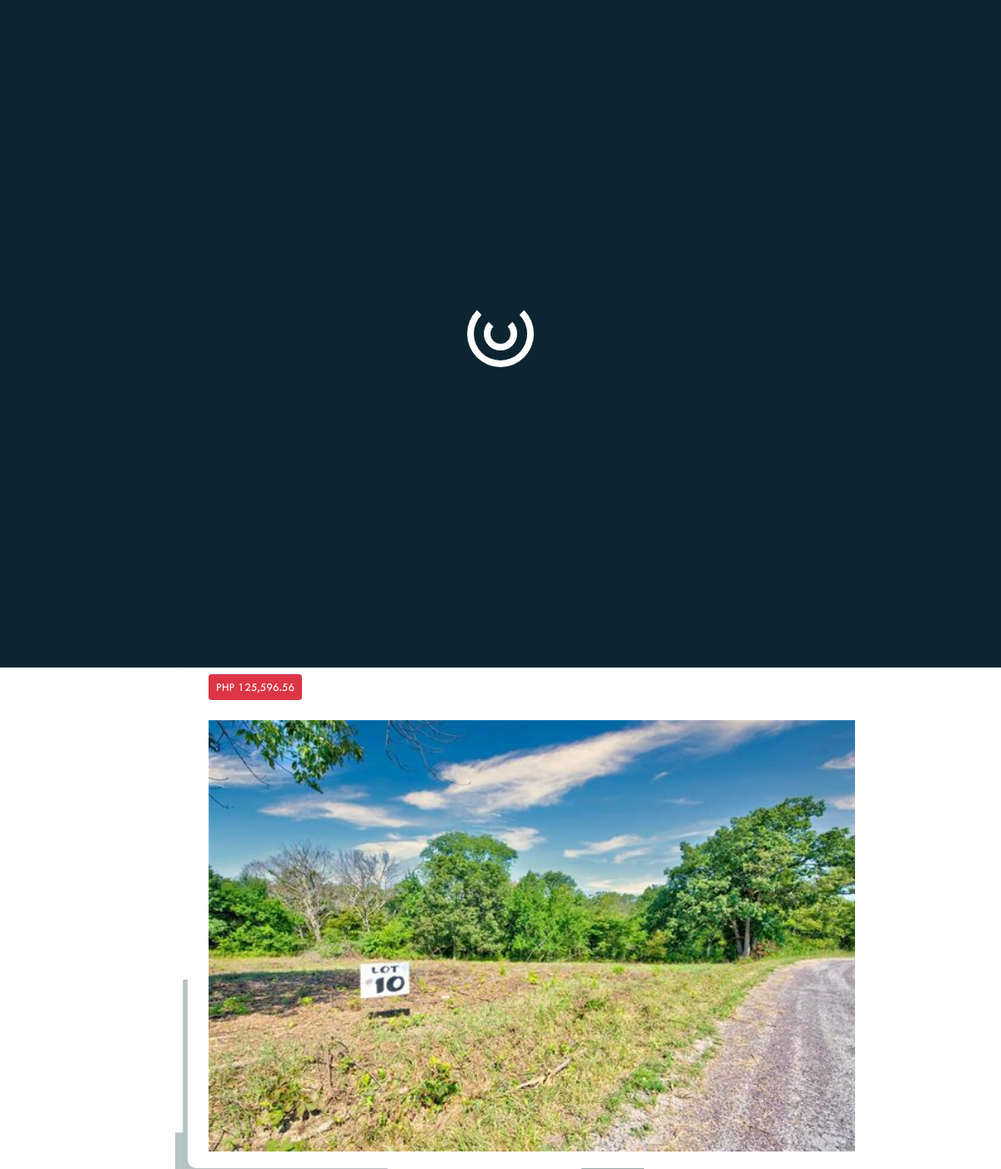
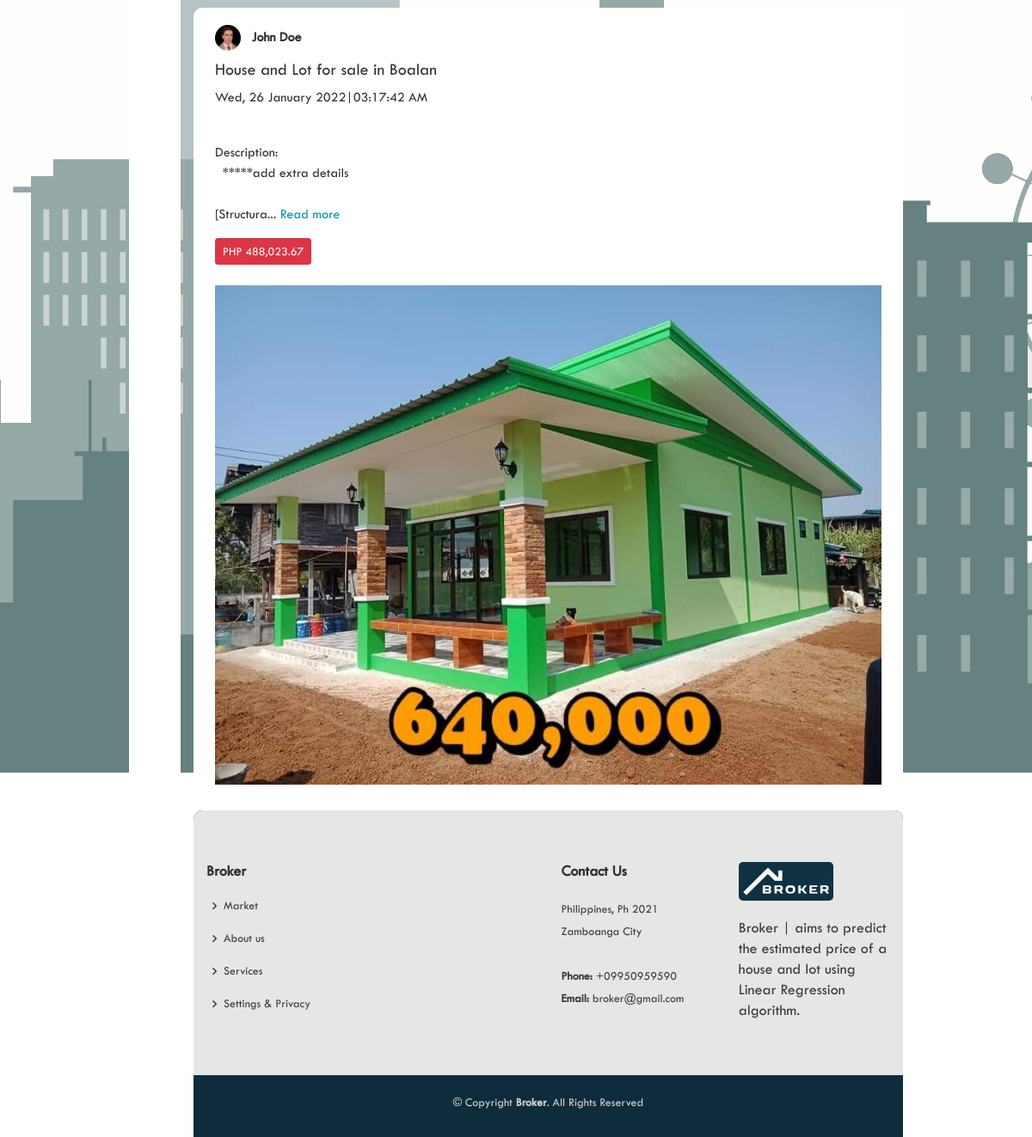
The app's page /my_profile (signed in) with its own data (2 pictures, top to bottom).
### broker/models.py (models this page shows)
class Post(db.Model):
    id = db.Column(db.Integer, primary_key=True)
    title = db.Column(db.String(200), nullable=False)
    content = db.Column(db.Text, nullable=False)
    price = db.Column(db.Integer, nullable=True)
    date_posted = db.Column(db.Text, nullable=False)
    img = db.Column(db.Text, unique=False, nullable=False)
    name = db.Column(db.Text, nullable=False)
    mimetype = db.Column(db.Text, nullable=False)
    img1 = db.Column(db.Text, unique=False, nullable=False)
    name1 = db.Column(db.Text, nullable=False)
    mimetype1 = db.Column(db.Text, nullable=False)
    img2 = db.Column(db.Text, unique=False, nullable=False)
    name2 = db.Column(db.Text, nullable=False)
    mimetype2 = db.Column(db.Text, nullable=False)
    user_id = db.Column(db.Integer, db.ForeignKey('user.id'))
    interests = db.relationship('Interest')

class User(db.Model, UserMixin):
    id = db.Column(db.Integer, primary_key=True)
    first_name = db.Column(db.String(150))
    last_name = db.Column(db.String(150))
    email = db.Column(db.String(150), unique=True)
    contact = db.Column(db.Text)
    password = db.Column(db.String(150))
    img = db.Column(db.Text, unique=False, nullable=True)
    name = db.Column(db.Text, nullable=True)
    mimetype = db.Column(db.Text, nullable=True)
    notes = db.relationship('Note')
    posts = db.relationship('Post')
    interests = db.relationship('Interest')
    internet = db.relationship('Internet')

### broker/views.py (the view)
@views.route('/my_profile', methods=['GET', 'POST'])
@login_required
def profile():
    post_reverse = list(reversed(Post.query.all()))
    return render_template("profile.html", user=current_user, post = post_reverse, fname=current_user.first_name, lname = current_user.last_name, email = current_user.email, contact = current_user.contact)

### broker/__init__.py (called while the page is built)
def create_app():
    app = Flask(__name__)
    app.config['SECRET_KEY'] = 'broker house and lot price prediction'
    app.config['SQLALCHEMY_DATABASE_URI'] = f'sqlite:///{DB_NAME}'
    db.init_app(app)
    from .views import views
    from .auth import auth
    app.register_blueprint(views, url_prefix='/')
    app.register_blueprint(auth, url_prefix='/')
    from .models import User, Note
    create_database(app)
    login_manager = LoginManager()
    login_manager.login_view = 'auth.login'
    login_manager.init_app(app)
    @login_manager.user_loader
    def load_user(id):
        return User.query.get(int(id))
    return app

### broker/templates/profile.html (shortened to what this page needs)
{% extends "base.html" %}  {% block headtype %}header{% endblock%}
 {% block icon2 %}fa fa-user-circle{%endblock%} {%
block content %}
<div class="det">
  <section class="test" data-aos="fade" id="profile_test">
    <div class="container">
      <div class="test-item">
        <h3 style="text-transform: capitalize">{{ fname }} {{ lname }}</h3>
        <h4>Profile</h4>
      </div>
    </div>
    <div class="container">
      <div class="test-item">
        <h4>{{email}} | {{contact}}</h4>
      </div>
    </div>
    <div class="container" id="profile_1f">
      <div class="profile_content">
        <button
          class="btn btn-light btn-sm"
          type="button"
          data-toggle="modal"
          data-target="#exampleModal"
        >
        </button>
      </div>
    </div>
  </section>
      <div class="profile_my_post" id="head_profile">
        <h5>My Post</h5>
        <div>
          <a
            href="/my_wishlist"
            class="btn btn-light btn-sm"
            data-toggle="tooltip"
            data-placement="bottom"
            title="My wishlist"
            ></a>
          <a
            href="/predict"
            class="btn btn-info btn-sm"
            data-toggle="tooltip"
            data-placement="bottom"
            title="Sell property"
            ></a>
        </div>
      </div>
      {% for post in post %} {% if post.user_id == user.id %}
  <div class="div-container">
    <div class="container">
      <div class="profile_my_post">
        <div class="mypost_owner">
          <div class="my_post_pic_name">
            <a href="/my_profile">
              {% if user.name == 'None' %}
              <img
                src="../static/profile/userbw.png"
                style="
                  width: 30px;
                  height: 30px;
                  margin-right: 8px;
                  border-radius: 50%;
                "
                alt=""
              />
              {% elif user.name %}
              <img
                src="../static/profile/{{user.name}}"
                style="
                  width: 30px;
                  height: 30px;
                  margin-right: 8px;
                  border-radius: 50%;
                "
                alt=""
              />
              {% endif%} {{user.first_name +" "+user.last_name}}
            </a>
          </div>
          <div class="dropdown">
          </div>
        </div>
        <h5>{{ post.title }}</h5>
        <p>{{post.date_posted}}</p>
        <br />
        <p id="details_content">{{ post.content[:60] }}<span id="dots{{post.id}}">... </span><span id="more{{post.id}}" class="more">{{ post.content[60:] }}</span><span class="readmorebtn" onclick="myFunction{{post.id}}()" id="myBtn{{post.id}}">Read more</span></p>
        <button type="button" class="btn btn-danger btn-sm" style="cursor: text;">PHP {{post.price}}</button>
        <br><br>
        <div class="mypost_img">
          <img src="../static/uploads/{{post.name}}" class="img-fluid" alt="" />
        </div>
      </div>
    </div>
  </div>
      {% endif %} {% endfor %}
  {% endblock %}

### broker/static/css/style.css (style rules this page uses)
body { font-family: "Tw Cen MT", TW, sans-serif; color: var(--secondary-color); background: var(--body-color); transition: background 1.5s ease; }
a { color: #4fa6d5; text-decoration: none; }
h1, h2, h3, h4, h5, h6, .font-primary { font-family: "Tw Cen MT", TW, sans-serif; }
section { padding: 60px 0; }
.test { padding: 60px 0; }
.test .test-item { text-align: center; }
.test .test-item h3 { font-size: 20px; font-weight: bold; margin: 10px 0 5px 0; color: var(--secondary-color); }
.test .test-item h4 { font-size: 14px; color: #999; margin: 0 0 15px 0; }
#profile_1f { display: flex; justify-content: center; }
.container .profile_content { display: flex; justify-content: center; align-items: center; flex-direction: column; width: 400px; }
.div-container { display: flex; justify-content: space-between; align-items: center; background: var(--primary-color); color: var(--secondary-color); margin: 10px 0; border-radius: 10px; }
.div-container img { width: 30%; margin: 0 10px 0 0; }
.btn-info { background: var(--btn-view-info); }
.btn-light { background: var(--btn-contact); color: var(--secondary-color); }
:root { --primary-color: #fff; --secondary-color: #333; --main-color: #fff; --fore-ground: #333; --body-color: url("../img/78786.jpg") center no-repeat fixed;; --head-color: #fff; --description-color: #3b3b3b; --footer-color: #e6e6e6; --head-font: #0d2531; --btn-view-info: #17455e; --btn-contact: white; --predict-btn: #324857; --icon-box: #fff; --bg-img: linear-gradient(to right, rgba(19, 48, 59, 0.8), rgba(65, 64, 64, 0.6)), url("../img/zambo1.jpg") center top no-repeat; --profile-bg: url("../img/on_system/teahub.io-professional-desktop-wallpaper-964892.png") center no-repeat; --body-bg: url("../img/on_system/teahub.io-professional-desktop-wallpaper-964892.png") center no-repeat fixed; --form-color: #fff; --hov-nav:#e8f4fd; --own-color: #333; --modal-color: #fff; --divfeed-color: rgb(228, 228, 228); --hl-input-bg: rgb(224, 230, 233); --search-nav: rgb(234, 234, 234); --side-nav-circle: #d1d9dd; --side-nav-blink: #fff; --widget-color: rgb(180, 180, 180); --bg-profile:rgb(230,230,230); --search-bar: white; --header-color:#0f3142; }
#home_feed_content, #details_content { white-space: pre-wrap; }
.portfolio,.det { flex: 4; }
.profile_my_post { background: var(--primary-color); padding: 10px; margin-bottom: 10px; border-radius: 10px; }
#head_profile { display: flex; justify-content: space-between; align-items: center; text-transform: capitalize; }
.mypost_owner { text-transform: capitalize; font-weight: 500; padding: 10px 0; display: flex; align-items: center; justify-content: space-between; }
.mypost_img img { width: 100%; }
.my_post_pic_name { display: flex; align-items: center; }
.my_post_pic_name a { color: var(--secondary-color); font-weight: 600; }
#profile_test { background: var(--profile-bg); margin: 10px 0; border-radius: 10px; }
.readmorebtn { margin-bottom: 10px; color:#0095af; cursor: pointer; }

### records on screen
Post: price "125,596.56", name (picture)
Post: name (picture), title "House and Lot for sale in Boalan", date_posted "Wed, 26 January 2022|03:17:42 AM", content "Description: *****add extra details [Structura", price "488,023.67"
User: first_name+last_name "John Doe"
